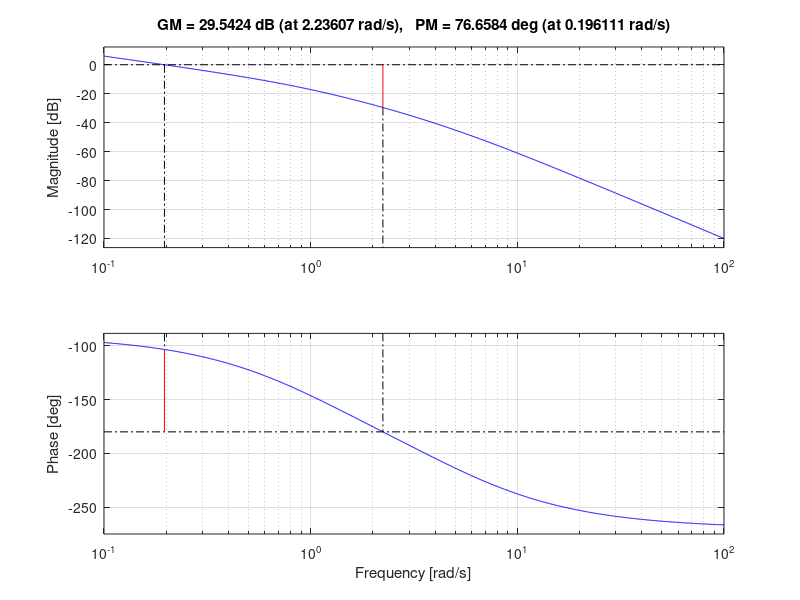
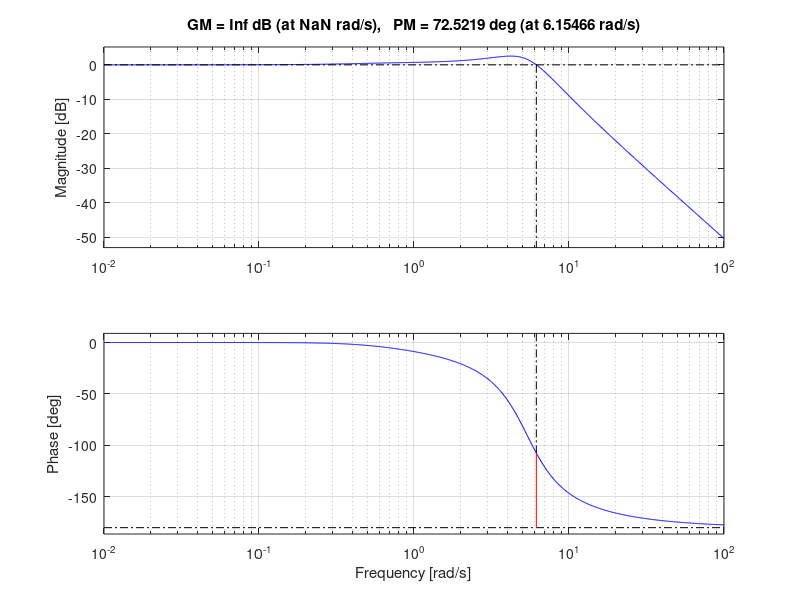

Recreate these plots in MATLAB, in order.
x1 = tf([1],[1 0]);
x2 = tf([1],[1 1]);
x3 = tf([1],[1 5]);
sys = x1*x2*x3
bode(sys);
margin(sys);
grid on;
[Gm1,Pm1,Wgm1,Wpm1] = margin(sys)

y1 = 39.42/(3.077*tf('s'));
y2 = 39.42*0.7692*tf('s');
y3 = 39.42;
PID = y1+y2+y3;
G = PID*sys;
T = feedback(G,1)
figure;bode(T);
margin(T);
grid on;
[Gm2,Pm2,Wgm2,Wpm2] = margin(T)